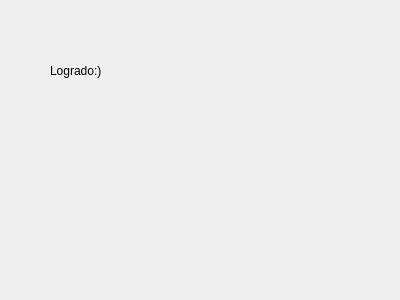
<?xml version="1.0" encoding="UTF-8"?>
<ui version="4.0">
 <class>game</class>
 <widget class="QWidget" name="game">
  <property name="geometry">
   <rect>
    <x>0</x>
    <y>0</y>
    <width>400</width>
    <height>300</height>
   </rect>
  </property>
  <property name="windowTitle">
   <string>Form</string>
  </property>
  <widget class="QLabel" name="label">
   <property name="geometry">
    <rect>
     <x>50</x>
     <y>30</y>
     <width>171</width>
     <height>81</height>
    </rect>
   </property>
   <property name="text">
    <string>Logrado:)</string>
   </property>
  </widget>
 </widget>
 <resources/>
 <connections/>
</ui>
